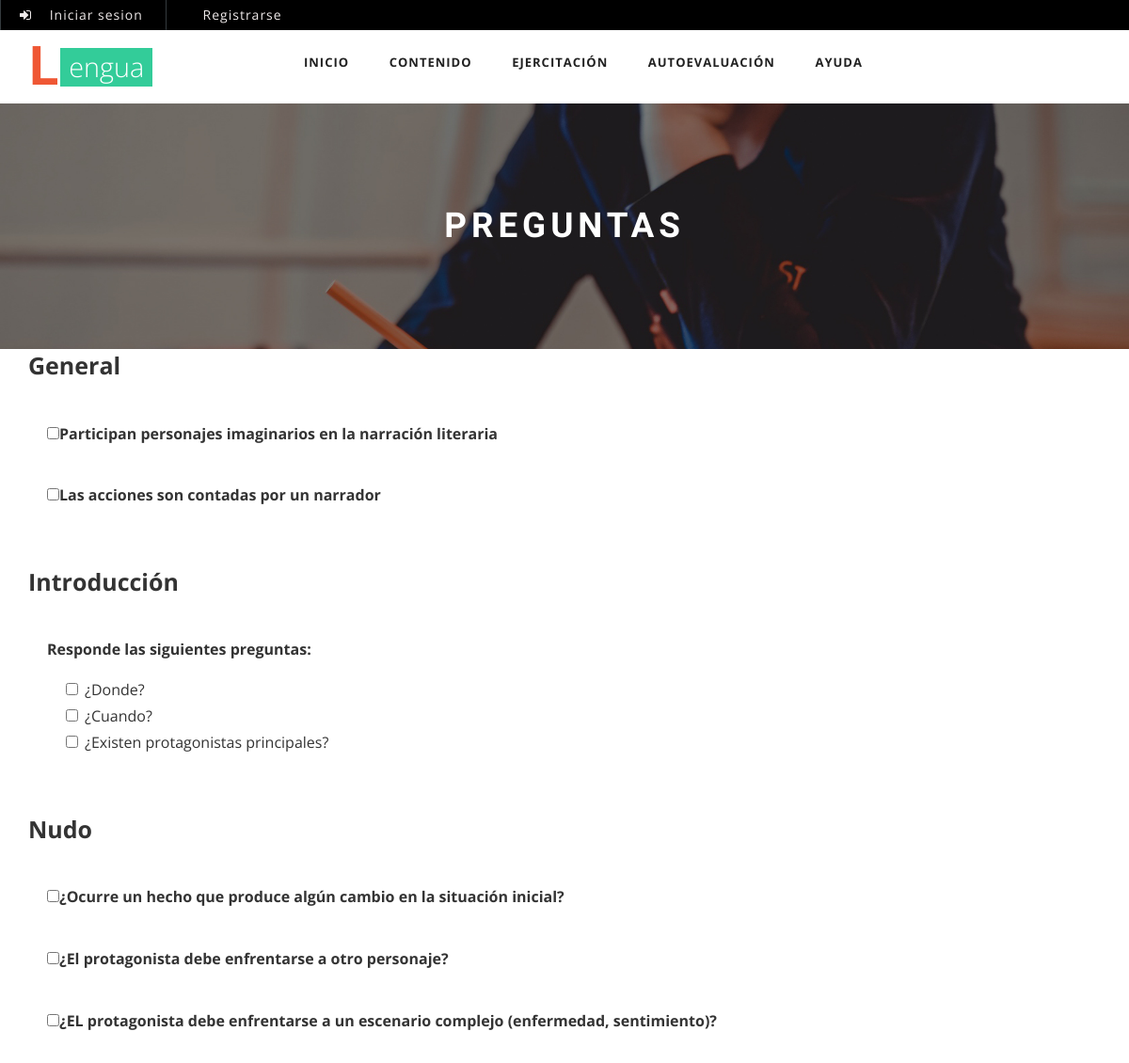
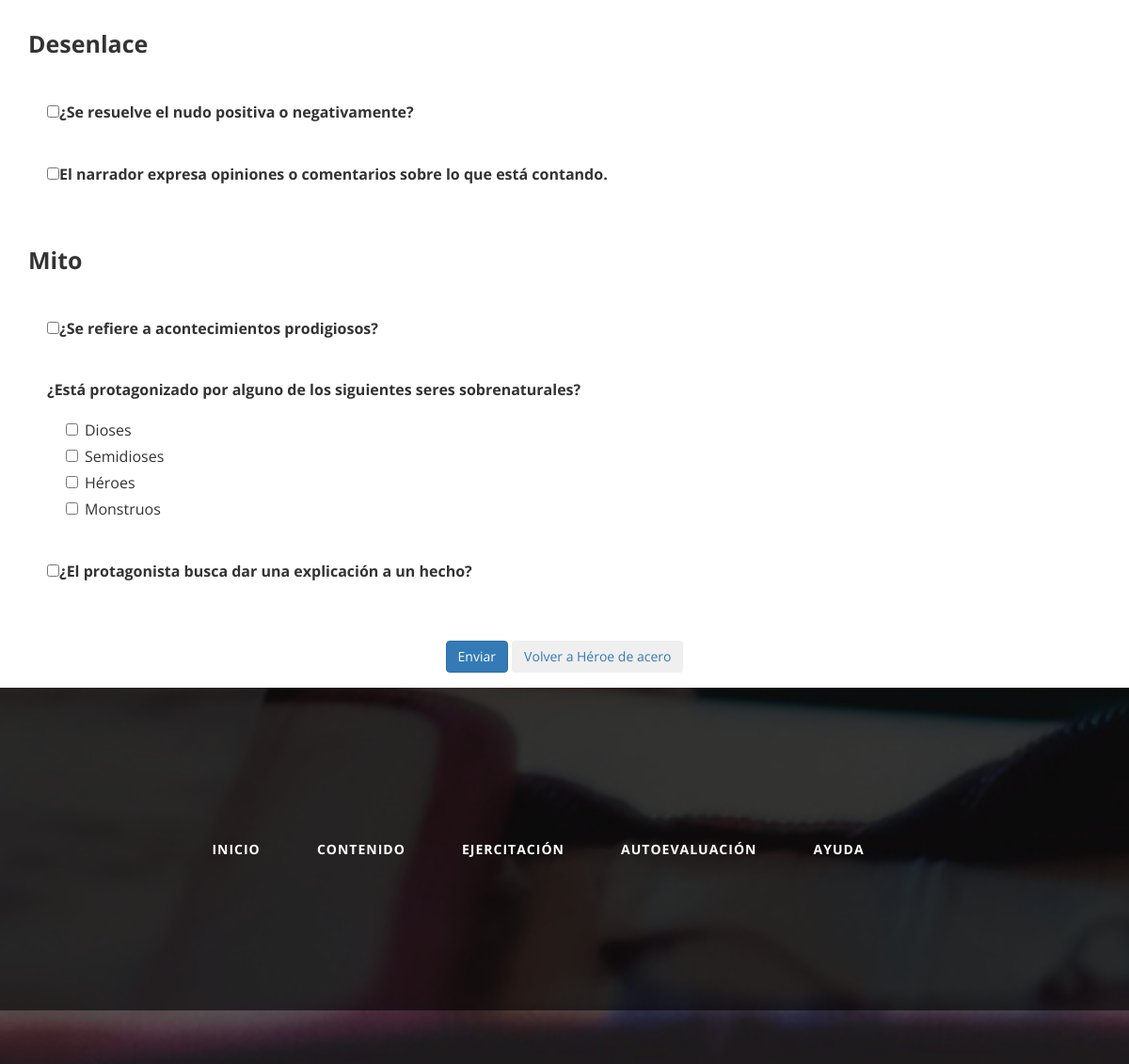
Page /preguntas/29/ on the committed database (2 pictures, top to bottom).
### libros/models.py (models this page shows, shortened)
class TipoPregunta(models.Model):
    texto = models.CharField(max_length=127)
    iso = models.CharField(max_length=3)
    orden = models.IntegerField(default=1)
    categoria = models.ForeignKey(Categoria, null=True, blank=True)
    @property
    def get_questions(self):
        return Pregunta.objects.filter(tipo_pregunta=self)
    @property
    def get_puntaje(self):
        puntaje = 0
        preguntas = Pregunta.objects.filter(tipo_pregunta=self)
        for pregunta in preguntas:
            puntaje += pregunta.get_puntaje
        return puntaje

class Pregunta(models.Model):
    tipo_pregunta = models.ForeignKey(TipoPregunta, null=True, blank=True, default=None)
    texto = models.CharField(max_length=256)
    puntaje = models.PositiveIntegerField(default=0, choices=PUNTAJE)
    date_created = models.DateTimeField(auto_now_add=True)
    date_modified = models.DateTimeField(auto_now=True)
    @property
    def get_options(self):
        return Opcion.objects.filter(pregunta=self)
    @property
    def count_options(self):
        return Opcion.objects.filter(pregunta=self).count()
    @property
    def get_puntaje(self):
        puntos = self.puntaje
        opciones = Opcion.objects.filter(pregunta=self)
        for opcion in opciones:
            puntos += opcion.puntaje
        return puntos

class Opcion(models.Model):
    pregunta = models.ForeignKey(Pregunta)
    texto = models.CharField(max_length=256)
    puntaje = models.PositiveIntegerField(default=0, choices=PUNTAJE)
    date_created = models.DateTimeField(auto_now_add=True)
    date_modified = models.DateTimeField(auto_now=True)

class Libro(models.Model):
    titulo = models.CharField(max_length=256)
    slug = AutoSlugField(populate_from='titulo')
    introduccion = models.TextField(max_length=512)
    imagen = models.ForeignKey(Imagen)
    usuario = models.ForeignKey(User)
    categoria = models.ForeignKey(Categoria)
    calificacion = models.IntegerField(default=None, null=True, blank=True)
    es_publico = models.BooleanField(default=False)
    date_created = models.DateTimeField(auto_now_add=True)
    date_modified = models.DateTimeField(auto_now=True)

### libros/views.py (the view, shortened to what this page needs)
# urls.py: url(r'^preguntas/(?P<id_book>[0-9]+)/$', question, name='question'),
def question(request, id_book):
    book = Libro.objects.get(id=id_book)
    category = book.categoria
    questions = Pregunta.objects.all().order_by('tipo_pregunta__orden')
    autoevaluacion = Autoevaluacion.objects.filter(libro=book).first()
    type1 = TipoPregunta.objects.filter(categoria=None)
    type2= TipoPregunta.objects.filter(categoria=category)
    type_questions = type1.union(type2).order_by('orden')
    puntaje = 0
    if autoevaluacion:
        puntaje = autoevaluacion.puntaje
    puntaje_total = 0
    for type in type_questions:
        puntaje_total += type.get_puntaje
    calificacion = get_calificacion(puntaje_total, puntaje)
    context = {
        'menu': 'que',
        'questions': questions,
        'type_questions': type_questions,
        'book': book,
        'autoevaluacion': autoevaluacion,
        'preguntas': '' if autoevaluacion is None else autoevaluacion.preguntas,
        'opciones': '' if autoevaluacion is None else autoevaluacion.opciones,
        'calificacion': calificacion
    }
    return render(request, 'libros/questions.html', context)

### libros/views.py (called while the page is built)
def get_calificacion(total, puntaje):
    porc = (puntaje * 100) / total
    if porc <= 25:
        return 'NECESITA MEJORAR'
    elif porc <= 50:
        return 'REGULAR'
    elif porc <= 75:
        return 'BIEN'
    elif porc <= 100:
        return 'MUY BIEN'
    else:
        return ''

### libros/templates/libros/questions.html (shortened to what this page needs)
{% extends 'libros/base.html' %}
{% load static %}
{% block 'slider' %}
	<div class="banner1">
		<div class="w3_agileits_service_banner_info">
			<h2>Preguntas</h2>
		</div>
	</div>
{% endblock %}
{% block 'body' %}
    <form action="{% url 'question' book.id %}" method="post">
        <div class="container">
            <div class="form-row">
                {% for type_question in type_questions %}
                    <label style="font-size:25px">{{ type_question.texto }}</label>
                    <br><br>
                    <div style="margin:20px">
                    {% for question in type_question.get_questions %}
                            {% if question.count_options != 0 %}
                                <label>{{ question.texto }}</label>
                            {% else %}
                                    <label><input id="q_{{ question.id }}" name="q_{{ question.id }}" type="checkbox" value="{{ question.id }}">{{ question.texto }}</label>
                            {% endif %}
                            <div style="margin:20px">
                                {% for option in question.get_options %}
                                    <div class="checkbox">
                                        <label><input id="o_{{option.id}}" name="o_{{option.id}}" type="checkbox" value="{{option.id}}">{{ option.texto }}</label>
                                    </div>
                                {% endfor %}
                            </div>
                        <br>
                    {% endfor %}
                    </div>
                {% endfor %}
            </div>
        </div>
        <div class="form-group">
            <center>
                <button type="submit" class="btn btn-primary">Enviar</button>
                <a href="{% url 'categories' %}{{ book.categoria.slug}}/libro/{{book.id}}/3/"><button type="button" class="btn btn-alert">Volver a {{book.titulo}}</button></a>
            </center>
        </div>
    </form>
{% endblock %}

### libros/static/libros/css/style.css (style rules this page uses)
html, body { font-size: 100%; font-family: 'Open Sans', sans-serif; background:#ffffff; margin: 0; }
h1,h2,h3,h4,h5,h6 { font-family: 'Raleway', sans-serif; margin:0; }
ul,label { margin:0; padding:0; }
input[type="submit"],input[type="reset"],a,.agileinfo_services_grid1_pos,.agileinfo_services_grid1 h4,.simplefilter li { -webkit-transition: 0.5s ease-in; -moz-transition: 0.5s ease-in; -ms-transition: 0.5s ease-in; -o-transition: 0.5s ease-in; transition:0.5s ease-in; }
.banner1 { background: url(../images/banner2.jpg) no-repeat 0px 0px; background-size: cover; -webkit-background-size: cover; -moz-background-size: cover; -o-background-size: cover; -ms-background-size: cover; min-height: 261px; }
.w3_agileits_service_banner_info h2 { text-align: center; font-size: 2.3em; color: #fff; padding-top: 3em; text-transform: uppercase; letter-spacing: 5px; font-weight: 800; }

### rows in the picture
TipoPregunta: texto "General"
Pregunta: texto "Participan personajes imaginarios en la narración literaria"
Pregunta: texto "Las acciones son contadas por un narrador"
TipoPregunta: texto "Introducción"
Pregunta: texto "Responde las siguientes preguntas:"
Opcion: texto "¿Donde?"
Opcion: texto "¿Cuando?"
Opcion: texto "¿Existen protagonistas principales?"
TipoPregunta: texto "Nudo"
Pregunta: texto "¿Ocurre un hecho que produce algún cambio en la situación inicial?"
Pregunta: texto "¿El protagonista debe enfrentarse a otro personaje?"
Pregunta: texto "¿EL protagonista debe enfrentarse a un escenario complejo (enfermedad, sentimiento)?"
TipoPregunta: texto "Desenlace"
Pregunta: texto "¿Se resuelve el nudo positiva o negativamente?"
Pregunta: texto "El narrador expresa opiniones o comentarios sobre lo que está contando."
TipoPregunta: texto "Mito"
Pregunta: texto "¿Se refiere a acontecimientos prodigiosos?"
Pregunta: texto "¿Está protagonizado por alguno de los siguientes seres sobrenaturales?"
Opcion: texto "Dioses"
Opcion: texto "Semidioses"
Opcion: texto "Héroes"
Opcion: texto "Monstruos"
Pregunta: texto "¿El protagonista busca dar una explicación a un hecho?"
Libro: titulo "Héroe de acero"
